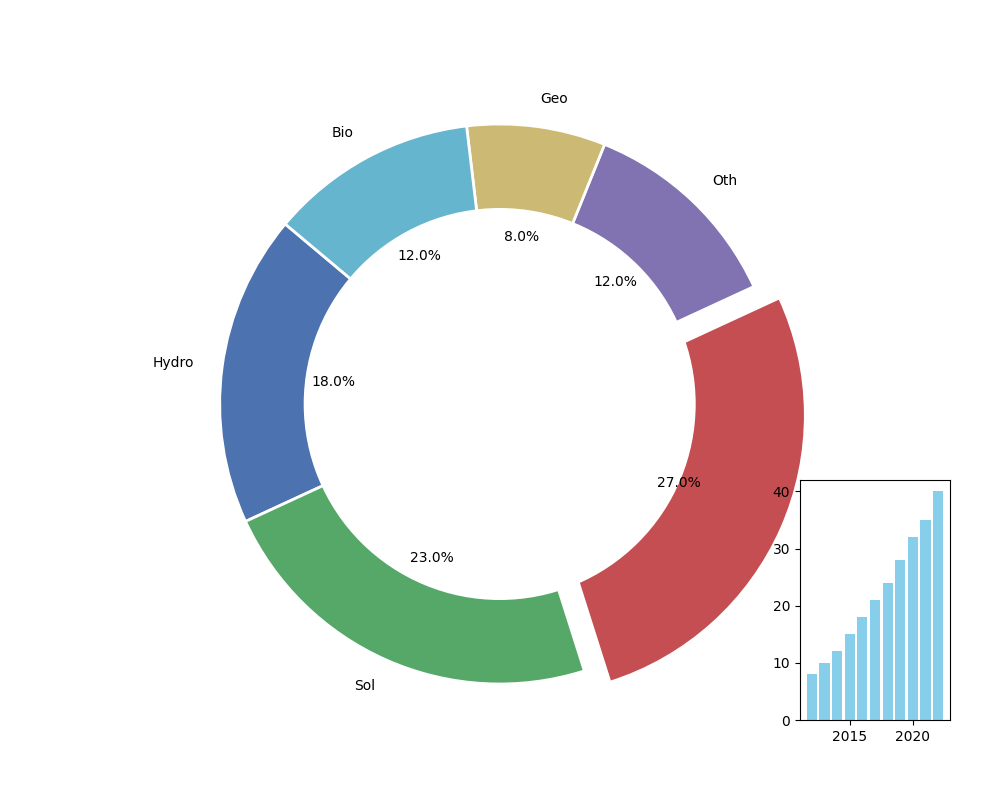

Source code (Python):
import matplotlib.pyplot as plt
import numpy as np

energy_sources = ['Hydro', 'Sol', 'Wnd', 'Oth', 'Geo', 'Bio']
percentages = [18, 23, 27, 12, 8, 12]

# New set of colors to replace the original ones
new_colors = ['#4c72b0', '#55a868', '#c44e52', '#8172b2', '#ccb974', '#64b5cd']
explode = (0, 0, 0.1, 0, 0, 0)

fig, ax = plt.subplots(figsize=(10, 8))

wedges, texts, autotexts = ax.pie(
    percentages,
    labels=energy_sources,
    autopct='%1.1f%%',
    startangle=140,
    colors=new_colors,  # Applying new colors
    explode=explode,
    wedgeprops={'edgecolor': 'white', 'linewidth': 2}
)

centre_circle = plt.Circle((0, 0), 0.70, fc='white')
fig.gca().add_artist(centre_circle)

for autotext in autotexts:
    autotext.set_color('black')

ax.axis('equal')

years = np.arange(2012, 2023)
growth = [8, 10, 12, 15, 18, 21, 24, 28, 32, 35, 40]
ax_inset = fig.add_axes([0.8, 0.1, 0.15, 0.3])
ax_inset.bar(years, growth, color='skyblue')

plt.show()
